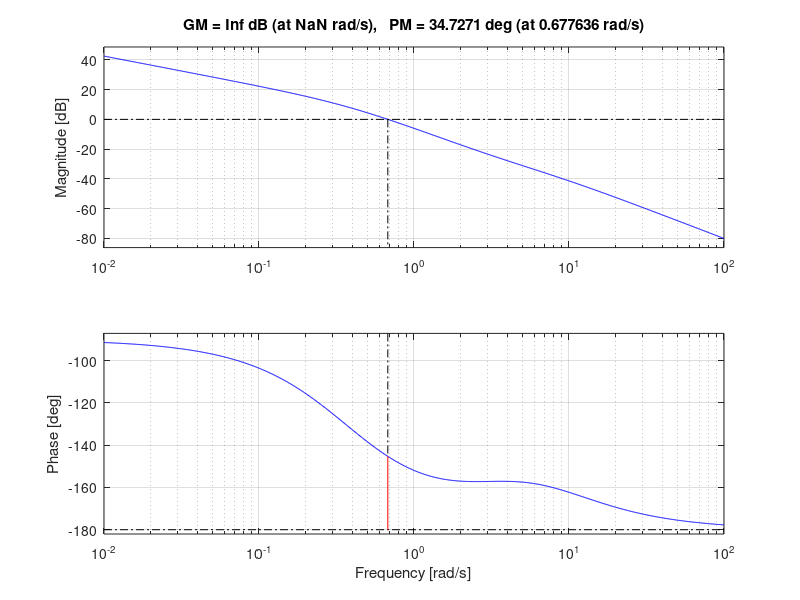

This figure's MATLAB source: (Note: this script raises an error after producing the figure.)
% APP5 S5 Laboratoire 1 
% Probleme 8 : Conception de AvPh et RePh avec le diagramme de Bode (Méthode 1) (7.5.3, 7.6.3)
close all
clear
clc

%Valeurs de depart
numGs = [1 4];
denGs = [1 8 3 0];
disp('La fonction de transfert originale est:')
FTBO = tf(numGs,denGs)

%Le système en boucle ouverte ci-dessous est asservi avec une rétroaction de gain unitaire. 
%Les critères de performance à atteindre sont :
PM = 50;            %degres
BWbf = 5.2;         %rad/s
ErpRampe = 0.005;
disp('Les spécifications du client sont:')
disp(['PM désirée = ', num2str(PM),' deg'])
disp(['BW désirée = ', num2str(BWbf),' rad/s'])
disp(['eRP désirée = ', num2str(ErpRampe)])
disp(' ')

% spécifications dérivées
zetastar = (1./2).*sqrt(tand(PM).*sind(PM));
Kvelstar = 1./ErpRampe;
wgstar = (BWbf.*sqrt(sqrt(1 + 4.*(zetastar.^4)) - (2.*(zetastar.^2))))./(sqrt((1 - 2.*(zetastar.^2)) + sqrt(4.*(zetastar.^4) - 4.*(zetastar.^2) + 2)));
disp('Les spécifications dérivées (paramètres standards) sont:')
disp(['zeta désiré = ',num2str(zetastar)])
disp(['Kvel désiré = ', num2str(Kvelstar)])
disp(['Fréquence de traverse en gain désirée (wg*) = ', num2str(wgstar),' rad/s'])
disp(' ')

% Lieu de Bode de la FT originale
figure('Name','Lieu de Bode de la FT originale')
hold on
margin(FTBO)
xline(wgstar)
grid on
hold off
% Plusieurs types de compensateurs en cascade sont possibles en utilisant le diagramme de Bode. 
% La methode successive de faire un AvPh (PD) suivi d’un RePh (PI) est appelée Méthode 1 dans les notes de cours.
% Dans le présent problème, on utilise cette approche avec les Méthodes 1 de l’AvPh et du RePh. 
% Cette approche est identique à la conception dans le lieu des racines : on règle le régime transitoire en 
% premier avec un AvPh (ou un PD) et ensuite on règle le régime permanent avec un RePh (ou un PI)


% Calcul du gain K* (Kdes) pour obtenir la fréquence de traverse à wg* (wg_des)
% C'est l'inverse de l'amplitude de la FTBO à wg*
[MAG, PHA] = bode(FTBO,wgstar);
Kstar = 1./MAG;
% Kstar = abs( polyval(denGs,j*wgstar)/polyval(numGs,j*wgstar));
disp(['Kdes = ', num2str(Kstar), ' (K*)'])

% Calcul de la phase requise pour obtenir la PM désirée avec marge (5 deg) pour RePh
[~, PMstar, ~, wgstarCheck] = margin(Kstar*FTBO);
deltaPhi = PM - PMstar;
disp(['L`avance de phase requise sans marge est de ', num2str(deltaPhi), ' rad/s'])
disp(['L`avance de phase requise avec marge est de ', num2str(deltaPhi+5), ' rad/s']) 
disp('On ajoute 5 deg de marge pour prévoir la perte de phase causée par le RePh')
disp(' ')

figure('Name',['FT et Kdes*FT pour wg à', num2str(wgstar)])
margin(numGs,denGs)
hold on
title(['FT et Kstar*FT pour wg à', num2str(wgstar)])
margin(Kstar*FTBO)
% title(['FT et Kdes*FT pour wg à', num2str(wgstar)])
legend('FT originale','Kstar * FT')
grid on
hold off

Phi_m = deltaPhi+5;
alphaAvPh = (1-sind(Phi_m))/(1+sind(Phi_m));
TAvPh  = 1/(wgstar*sqrt(alphaAvPh));
KaAvPh = Kstar/sqrt(alphaAvPh);

disp('Caractéristiques du compensateur AvPh:')
disp(['paramètre alpha = ',num2str(alphaAvPh)])
disp(['paramètre T = ', num2str(TAvPh)])
disp(['gain Ka = ', num2str(KaAvPh)])
disp('Compensateur avance-de-phase avec Bode')
numAvPh = [1 1/TAvPh]*KaAvPh;
denAvPh = [1 1/(alphaAvPh*TAvPh)];
FTa = tf(numAvPh,denAvPh)
disp('Compensateur avance-de-phase x FT originale avec Bode (méthode 1)')
FTaFTBO = FTa*FTBO

[GMftfta,PMftfta,wss,wgftfta] = margin(FTaFTBO)

% Faire la conception d’un AvPh qui rencontre les critères PM et BW (avec la Méthode 1, Notes JdeL section 
% 7.5.3) suivi d’un RePh en cascade (avec la Methode 1, Notes JdeL section 7.6.3), qui maintient la BW et 
% donc 𝜔𝑔, pour rencontrer le critère d’erreur en RP. Prévoir une surcompensation de 5 deg dans la conception 
% de l’AvPh en prévision du RePh. A noter qu’on veut maintenir 𝜔𝑔 (qui dépend de 𝜔𝑛) et PM (qui dépend de 
% 𝜁) deja obtenus avec l’AvPh tout comme avec le lieu des racines on voulait conserver les pôles désirés (𝜁, 𝜔𝑛).








% 
% Notes de cours : La Méthode 1 est utilisée quand les performances demandées sont exprimées en termes de marge de phase 
% et de bande passante BW (ou équivalent : fréquence de traverse en gain wg,fréquence naturelle wn).
%
% 7.5.3 Conception de l’AvPh simple et double par le diagramme de Bode (Méthode 1) 
% La Méthode 1 est utilisée quand les performances demandées sont exprimées en termes de marge de phase 
% et de bande passante BW (ou équivalent : fréquence de traverse en gain wg*, fréquence naturelle wn)
% 
% * Il a été mentionné (à la Section 7.3) que l’utilisation du diagramme de Bode pour la conception de 
% compensateurs peut se faire avec l’approche nominale de ce document, c’est-à-dire (1) avec deux 
% compensateurs, un AvPh (ou PD) pour régler le régime transitoire et ensuite un RePh (ou PI) en cascade 
% pour régler le régime permanent ou (2) un seul compensateur qui fait les deux en même temps. L’approche 
% (1) est appelée la Méthode 1 et est présentée dans cette section.
% 
% * La Méthode 1 est en parallèle exact avec la conception avec le lieu des racines telle que présentée à la 
% Section 7.4 : on traite les spécifications sur le régime transitoire en premier avec un AvPh (ou PD) et les 
% spécifications sur le régime permanent ensuite avec un RePh (ou PI).
% 
% *Le principe de la compensation AvPh avec le diagramme de Bode consiste à modifier la réponse en 
% fréquence d’une fonction de transfert pour que sa marge de phase (PM) et sa bande passante (BW) 
% rencontre les performances désirées du client. Les spécifications sur la BW sont parfois exprimées de 
% façon équivalente par des spécifications sur la fréquence de traverse en
% gain wg* ou la frequence naturelle wn).
%
% À partir de la fonction de transfert d’un ordre 2 standard, la Section 7.1.3 démontre qu’il y a un lien 
% analytique direct entre les paramètres de performance PM, BW (ou wg*)et les paramètres standards Zeta et wn. 
% En effet, PM est relié par une seule équation a Zeta et BW (ou wg*) est lié aux deux Zeta et wn).
% On peut donc dire que Mp et PM sont dans la meme categorie : ils ne dependent que de Zeta.
% On peut aussi dire que tp,ts,tr et BW sont dans la meme categorie : ils dependent de zeta et wn.
%
% Principe de base : On utilise le fait que le diagramme de Bode est le tracé de l’amplitude et de la phase 
% de la FTBO à partir duquel la marge de phase PM peut être calculée à la fréquence de traverse en gain wg. 
%









